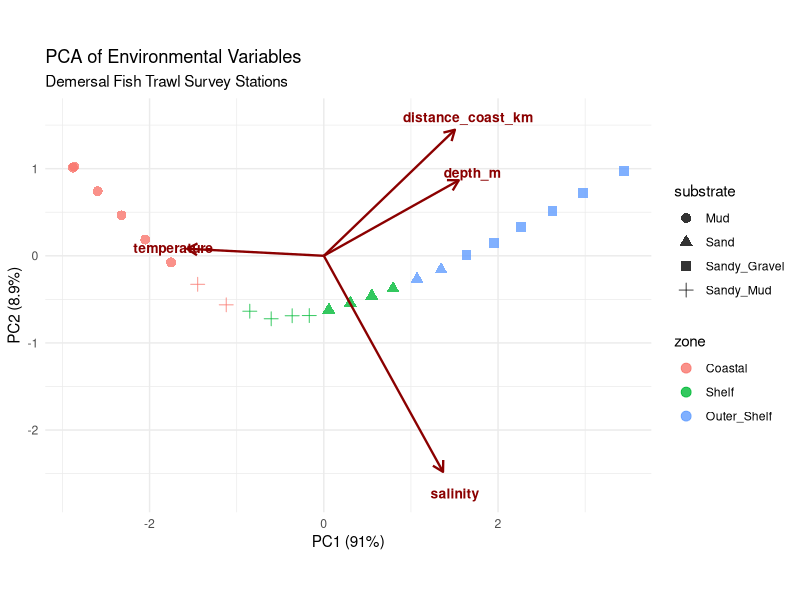
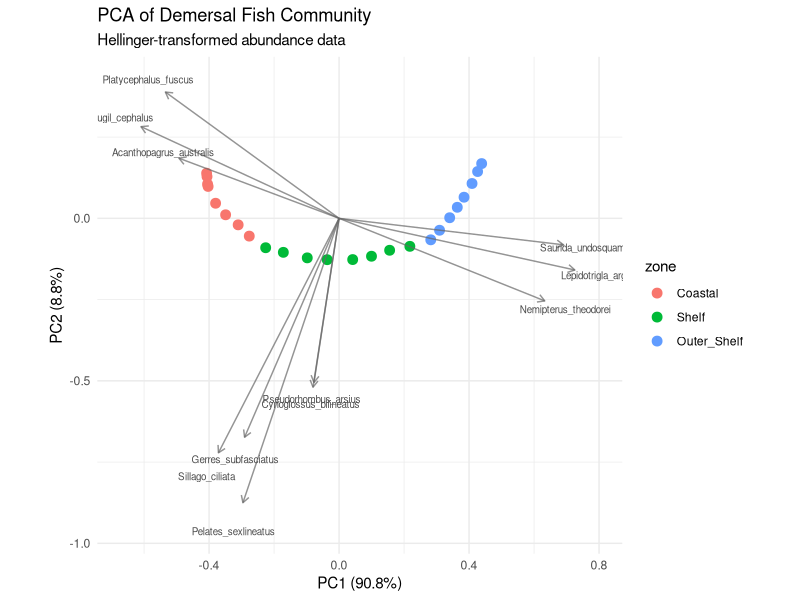
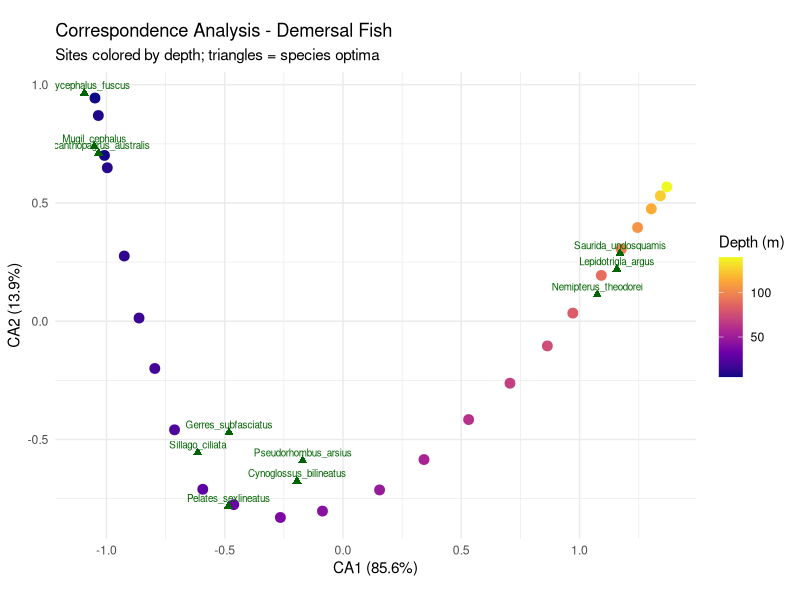
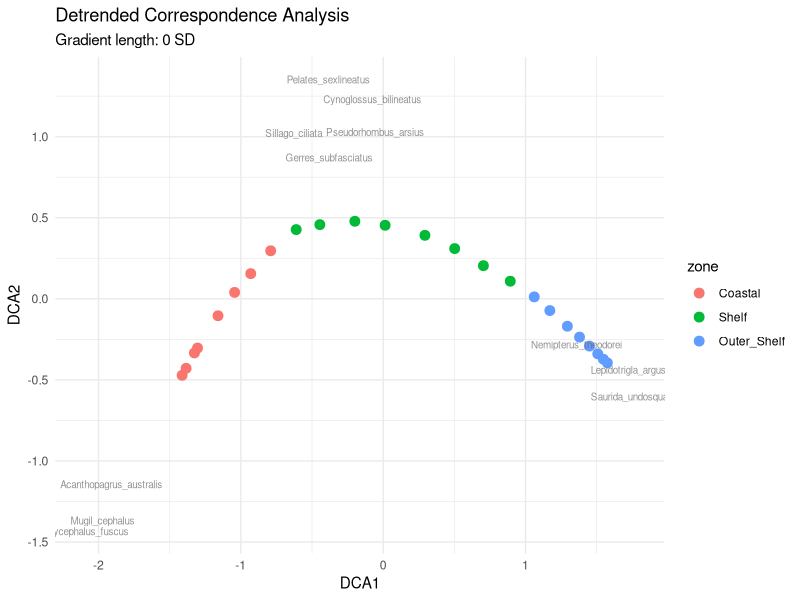
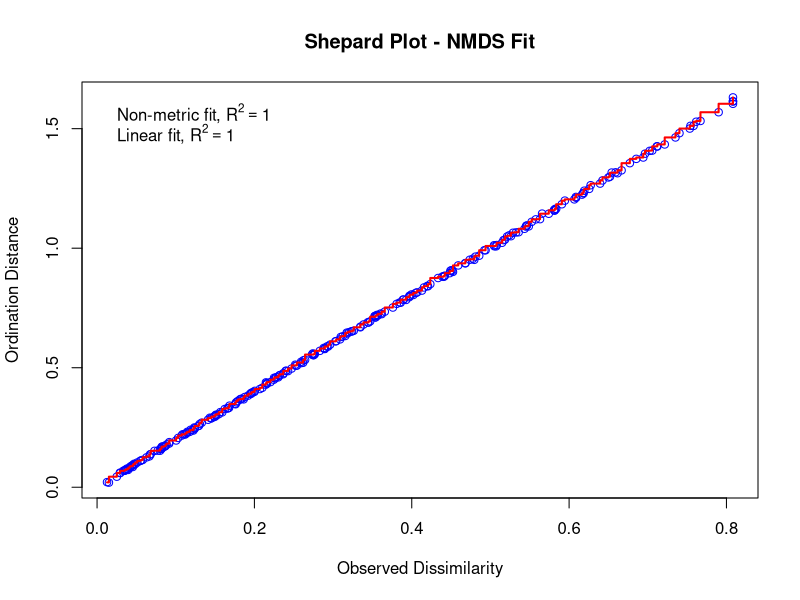
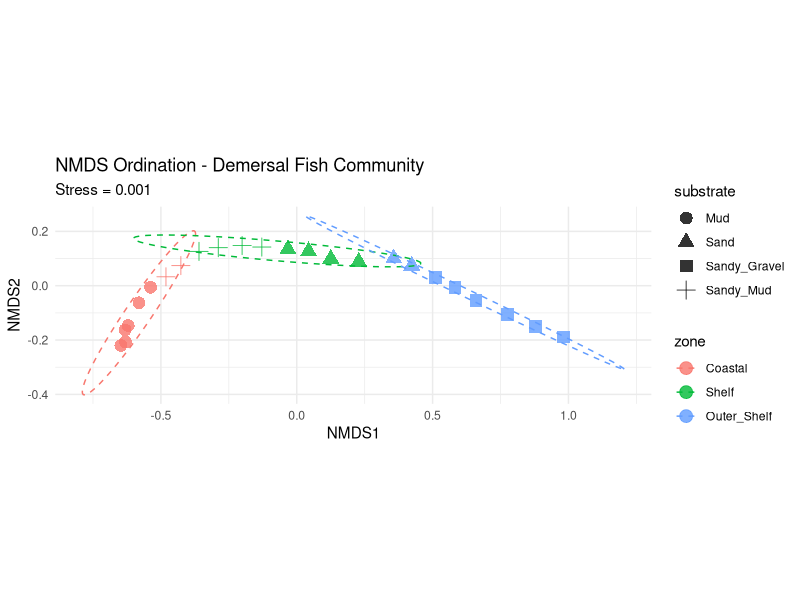
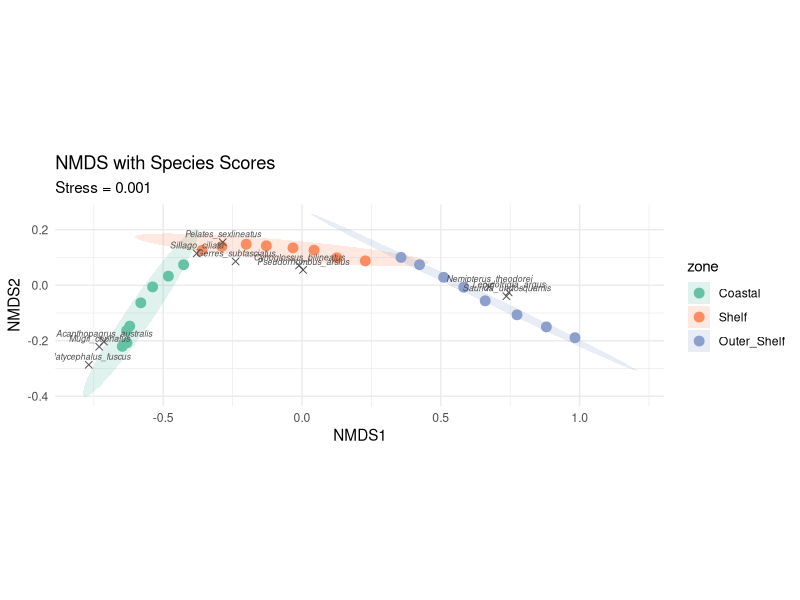
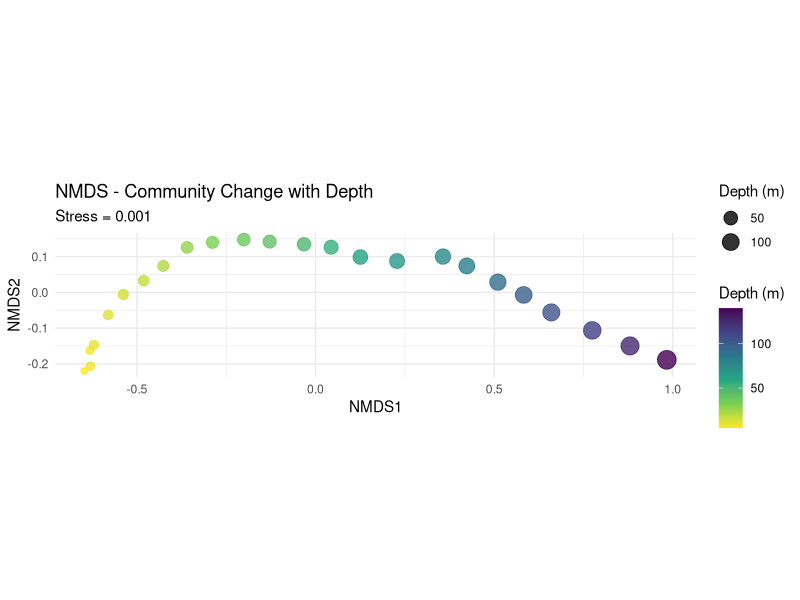

Reproduce these figures in R, in order.
# ============================================
# INDIRECT (UNCONSTRAINED) ORDINATION METHODS
# Comprehensive Guide for Marine Ecology
# ============================================

# Indirect ordination extracts major patterns of variation from
# species/community data WITHOUT using environmental variables
# as constraints. Environmental interpretation comes AFTER ordination.

# -----------------------------------------
# REQUIRED PACKAGES
# -----------------------------------------

# install.packages(c("vegan", "ggplot2", "ggrepel", "ade4", "factoextra"))

library(vegan)
library(ggplot2)
library(MASS)

# -----------------------------------------
# SAMPLE DATASETS
# -----------------------------------------

# Dataset 1: Demersal Fish Trawl Survey
# Fish abundance from 24 stations along a coastal gradient

set.seed(123)

demersal_fish <- data.frame(
  # Coastal/estuarine species (prefer shallow, low salinity)
  Platycephalus_fuscus = c(45, 52, 48, 55, 40, 35, 30, 25, 15, 12, 8, 5,
                            3, 2, 1, 0, 0, 0, 0, 0, 0, 0, 0, 0),
  Acanthopagrus_australis = c(38, 42, 45, 40, 35, 32, 28, 22, 18, 15, 10, 8,
                               5, 3, 2, 1, 0, 0, 0, 0, 0, 0, 0, 0),
  Mugil_cephalus = c(60, 65, 58, 62, 55, 48, 42, 35, 28, 22, 15, 10,
                      5, 3, 2, 1, 0, 0, 0, 0, 0, 0, 0, 0),

  # Transitional species (mid-range distribution)
  Sillago_ciliata = c(20, 25, 28, 30, 35, 40, 42, 45, 42, 38, 35, 30,
                       25, 20, 15, 12, 8, 5, 3, 2, 1, 0, 0, 0),
  Pelates_sexlineatus = c(15, 18, 22, 25, 30, 35, 38, 42, 45, 42, 38, 35,
                           30, 25, 20, 15, 10, 8, 5, 3, 2, 1, 0, 0),
  Gerres_subfasciatus = c(25, 28, 30, 32, 35, 38, 40, 42, 40, 38, 35, 32,
                           28, 25, 22, 18, 15, 12, 8, 5, 3, 2, 1, 0),

  # Offshore species (prefer deep, high salinity)
  Nemipterus_theodorei = c(0, 0, 0, 0, 1, 2, 3, 5, 8, 12, 18, 22,
                            28, 32, 38, 42, 45, 48, 50, 52, 55, 58, 60, 62),
  Saurida_undosquamis = c(0, 0, 0, 0, 0, 1, 2, 3, 5, 8, 12, 18,
                           25, 30, 35, 40, 45, 50, 55, 58, 62, 65, 68, 70),
  Lepidotrigla_argus = c(0, 0, 0, 0, 0, 0, 1, 2, 4, 8, 15, 20,
                          28, 35, 42, 48, 52, 55, 58, 60, 62, 65, 68, 72),

  # Ubiquitous species (found everywhere)
  Pseudorhombus_arsius = c(12, 15, 14, 16, 18, 20, 22, 25, 28, 30, 28, 25,
                            22, 20, 18, 16, 15, 14, 12, 10, 8, 6, 5, 4),
  Cynoglossus_bilineatus = c(8, 10, 12, 14, 16, 18, 20, 22, 24, 25, 24, 22,
                              20, 18, 16, 14, 12, 10, 8, 7, 6, 5, 4, 3)
)

rownames(demersal_fish) <- paste0("Stn_", sprintf("%02d", 1:24))

# Environmental data
fish_env <- data.frame(
  station = paste0("Stn_", sprintf("%02d", 1:24)),
  depth_m = c(5, 8, 6, 10, 12, 15, 18, 22, 28, 32, 38, 42,
              48, 55, 62, 68, 75, 82, 90, 98, 105, 115, 125, 140),
  salinity = c(28, 29, 28, 30, 31, 32, 33, 34, 34.5, 35, 35.2, 35.4,
               35.5, 35.6, 35.7, 35.8, 35.9, 36, 36, 36.1, 36.1, 36.2, 36.2, 36.3),
  temperature = c(24, 23.5, 24, 23, 22.5, 22, 21.5, 21, 20.5, 20, 19.5, 19,
                  18.5, 18, 17.5, 17, 16.5, 16, 15.5, 15, 14.5, 14, 13.5, 13),
  distance_coast_km = c(2, 3, 2.5, 4, 5, 7, 10, 14, 18, 22, 28, 32,
                        38, 45, 52, 60, 70, 80, 92, 105, 120, 135, 150, 170),
  substrate = factor(c(rep("Mud", 6), rep("Sandy_Mud", 6),
                       rep("Sand", 6), rep("Sandy_Gravel", 6))),
  zone = factor(c(rep("Coastal", 8), rep("Shelf", 8), rep("Outer_Shelf", 8)),
                levels = c("Coastal", "Shelf", "Outer_Shelf"))
)

# Dataset 2: Zooplankton community
zooplankton <- data.frame(
  Acartia_sp = c(850, 920, 780, 650, 420, 280, 150, 80, 40, 20),
  Oithona_sp = c(620, 680, 590, 520, 450, 380, 320, 280, 240, 200),
  Paracalanus_sp = c(180, 220, 280, 350, 420, 480, 520, 480, 420, 350),
  Temora_sp = c(45, 60, 85, 120, 180, 250, 320, 380, 420, 450),
  Centropages_sp = c(20, 35, 55, 80, 120, 180, 240, 320, 380, 420),
  Calanus_sp = c(5, 10, 20, 40, 80, 150, 280, 420, 550, 680),
  Euchaeta_sp = c(2, 5, 10, 25, 50, 100, 180, 280, 400, 520)
)
rownames(zooplankton) <- paste0("Sample_", 1:10)

zoo_env <- data.frame(
  sample = paste0("Sample_", 1:10),
  distance_offshore_km = seq(5, 50, by = 5),
  chlorophyll_a = c(8.5, 7.2, 5.8, 4.5, 3.2, 2.5, 1.8, 1.2, 0.8, 0.5),
  water_mass = factor(c(rep("Coastal", 3), rep("Mixed", 4), rep("Oceanic", 3)))
)

# =========================================
# PART 1: UNDERSTANDING ORDINATION
# =========================================

cat("
=========================================
WHAT IS ORDINATION?
=========================================

Ordination arranges samples along axes that represent the main
gradients of variation in your data. Think of it as finding
the 'best view' of your multidimensional data in 2D or 3D.

TWO MAIN CATEGORIES:

1. INDIRECT (Unconstrained) Ordination
   - Finds patterns in species data FIRST
   - Environmental interpretation comes AFTER
   - Methods: PCA, CA, DCA, NMDS, PCoA

2. DIRECT (Constrained) Ordination
   - Species patterns are CONSTRAINED by environmental variables
   - Tests species-environment relationships directly
   - Methods: RDA, CCA, db-RDA, CAP

CHOOSING A METHOD - Key Questions:
1. Linear or unimodal species responses?
2. Raw data or distance matrix?
3. Do you have environmental predictors?
=========================================
")

# =========================================
# PART 2: PCA - Principal Component Analysis
# =========================================

cat("
=========================================
PCA - PRINCIPAL COMPONENT ANALYSIS
=========================================

WHEN TO USE:
- Environmental data (continuous variables)
- Community data with SHORT gradients (< 2 SD)
- When species responses are approximately LINEAR

ASSUMPTIONS:
- Linear relationships between variables
- Data should be standardized if units differ

NOT SUITABLE FOR:
- Long ecological gradients (species turnover)
- Many zeros in the data (use CA/NMDS instead)
=========================================
")

# -----------------------------------------
# PCA on Environmental Data
# -----------------------------------------

# Select numeric environmental variables
env_numeric <- fish_env[, c("depth_m", "salinity", "temperature", "distance_coast_km")]

# Standardize the data (important when units differ)
env_scaled <- scale(env_numeric)

# Perform PCA
pca_env <- prcomp(env_scaled, center = TRUE, scale. = TRUE)

# Summary of PCA results
summary(pca_env)

# Eigenvalues and variance explained
eigenvalues <- pca_env$sdev^2
var_explained <- eigenvalues / sum(eigenvalues) * 100
cumulative_var <- cumsum(var_explained)

pca_summary <- data.frame(
  PC = paste0("PC", 1:length(eigenvalues)),
  Eigenvalue = round(eigenvalues, 3),
  Variance_Pct = round(var_explained, 2),
  Cumulative_Pct = round(cumulative_var, 2)
)
print(pca_summary)

# Loadings (variable contributions)
print("PCA Loadings (Variable Contributions):")
print(round(pca_env$rotation, 3))

# -----------------------------------------
# PCA Visualization with ggplot2
# -----------------------------------------

# Extract scores
pca_scores <- as.data.frame(pca_env$x)
pca_scores$station <- fish_env$station
pca_scores$zone <- fish_env$zone
pca_scores$substrate <- fish_env$substrate

# Extract loadings for arrows
pca_loadings <- as.data.frame(pca_env$rotation)
pca_loadings$variable <- rownames(pca_loadings)

# Scale loadings for visualization
arrow_scale <- 3

# Create PCA biplot
pca_plot <- ggplot() +
  # Add points (samples)
  geom_point(data = pca_scores,
             aes(x = PC1, y = PC2, color = zone, shape = substrate),
             size = 3, alpha = 0.8) +
  # Add loading arrows
  geom_segment(data = pca_loadings,
               aes(x = 0, y = 0, xend = PC1 * arrow_scale, yend = PC2 * arrow_scale),
               arrow = arrow(length = unit(0.3, "cm")),
               color = "darkred", linewidth = 0.8) +
  # Add variable labels
  geom_text(data = pca_loadings,
            aes(x = PC1 * arrow_scale * 1.1, y = PC2 * arrow_scale * 1.1, label = variable),
            color = "darkred", size = 3.5, fontface = "bold") +
  # Labels and theme
  labs(
    title = "PCA of Environmental Variables",
    subtitle = "Demersal Fish Trawl Survey Stations",
    x = paste0("PC1 (", round(var_explained[1], 1), "%)"),
    y = paste0("PC2 (", round(var_explained[2], 1), "%)")
  ) +
  theme_minimal() +
  coord_fixed() +
  theme(legend.position = "right")

print(pca_plot)

# -----------------------------------------
# PCA on Community Data (Hellinger-transformed)
# -----------------------------------------

# For community data, use Hellinger transformation
fish_hell <- decostand(demersal_fish, method = "hellinger")

# PCA using vegan's rda() function (no constraints = PCA)
pca_fish <- rda(fish_hell)

# Summary
summary(pca_fish, display = NULL)

# Extract proportion explained
pca_fish_eig <- pca_fish$CA$eig
pca_fish_var <- pca_fish_eig / sum(pca_fish_eig) * 100

# Extract scores
site_scores_pca <- as.data.frame(scores(pca_fish, display = "sites", scaling = 1))
species_scores_pca <- as.data.frame(scores(pca_fish, display = "species", scaling = 1))

site_scores_pca$zone <- fish_env$zone
species_scores_pca$species <- rownames(species_scores_pca)

# PCA biplot for community data
pca_community_plot <- ggplot() +
  # Sites
  geom_point(data = site_scores_pca,
             aes(x = PC1, y = PC2, color = zone),
             size = 3) +
  # Species arrows
  geom_segment(data = species_scores_pca,
               aes(x = 0, y = 0, xend = PC1, yend = PC2),
               arrow = arrow(length = unit(0.2, "cm")),
               color = "gray40", alpha = 0.7) +
  # Species labels
  geom_text(data = species_scores_pca,
            aes(x = PC1 * 1.1, y = PC2 * 1.1, label = species),
            size = 2.5, color = "gray30") +
  labs(
    title = "PCA of Demersal Fish Community",
    subtitle = "Hellinger-transformed abundance data",
    x = paste0("PC1 (", round(pca_fish_var[1], 1), "%)"),
    y = paste0("PC2 (", round(pca_fish_var[2], 1), "%)")
  ) +
  theme_minimal() +
  coord_fixed()

print(pca_community_plot)


# =========================================
# PART 3: CA - Correspondence Analysis
# =========================================

cat("
=========================================
CA - CORRESPONDENCE ANALYSIS
=========================================

WHEN TO USE:
- Count/abundance data
- Species with UNIMODAL responses along gradients
- When gradient length is LONG (> 2 SD)

KEY CONCEPT:
- Based on chi-square distances
- Species optima and tolerances can be visualized
- Sites and species on same scale (symmetric scaling)

ADVANTAGE OVER PCA:
- Better for species turnover (beta diversity)
- Handles zeros appropriately

LIMITATION:
- 'Arch effect' on long gradients (use DCA instead)
=========================================
")

# Perform CA
ca_result <- cca(demersal_fish)

# Summary
summary(ca_result, display = NULL)

# Eigenvalues
ca_eig <- ca_result$CA$eig
ca_var <- ca_eig / sum(ca_eig) * 100

print("CA Eigenvalues and Variance:")
print(data.frame(
  Axis = paste0("CA", 1:4),
  Eigenvalue = round(ca_eig[1:4], 4),
  Variance_Pct = round(ca_var[1:4], 2)
))

# Extract scores
ca_sites <- as.data.frame(scores(ca_result, display = "sites", scaling = "symmetric"))
ca_species <- as.data.frame(scores(ca_result, display = "species", scaling = "symmetric"))

ca_sites$zone <- fish_env$zone
ca_sites$depth <- fish_env$depth_m
ca_species$species <- rownames(ca_species)

# CA biplot
ca_plot <- ggplot() +
  # Sites colored by depth
  geom_point(data = ca_sites,
             aes(x = CA1, y = CA2, color = depth),
             size = 3) +
  scale_color_viridis_c(option = "plasma") +
  # Species points
  geom_point(data = ca_species,
             aes(x = CA1, y = CA2),
             shape = 17, size = 2, color = "darkgreen") +
  geom_text(data = ca_species,
            aes(x = CA1, y = CA2, label = species),
            size = 2.5, vjust = -0.5, color = "darkgreen") +
  labs(
    title = "Correspondence Analysis - Demersal Fish",
    subtitle = "Sites colored by depth; triangles = species optima",
    x = paste0("CA1 (", round(ca_var[1], 1), "%)"),
    y = paste0("CA2 (", round(ca_var[2], 1), "%)"),
    color = "Depth (m)"
  ) +
  theme_minimal() +
  coord_fixed()

print(ca_plot)


# =========================================
# PART 4: DCA - Detrended Correspondence Analysis
# =========================================

cat("
=========================================
DCA - DETRENDED CORRESPONDENCE ANALYSIS
=========================================

WHEN TO USE:
- Long ecological gradients
- When CA shows 'arch effect'
- To estimate gradient length (in SD units)

KEY FEATURES:
- Removes arch artifact from CA
- Axis units = standard deviations of species turnover
- Gradient length helps choose ordination method:
  * < 2 SD: Use linear methods (PCA, RDA)
  * > 4 SD: Use unimodal methods (CA, CCA)
  * 2-4 SD: Either can work

LIMITATIONS:
- Detrending can distort relationships
- NMDS often preferred for hypothesis testing
=========================================
")

# Perform DCA
dca_result <- decorana(demersal_fish)

# Print results (includes axis lengths)
print(dca_result)

# Axis lengths in SD units
cat("\nGradient lengths (SD units):\n")
cat("DCA1:", round(dca_result$rproj[1], 2), "SD\n")
cat("DCA2:", round(dca_result$rproj[2], 2), "SD\n")

# Interpretation:
# If DCA1 > 4 SD: Long gradient, use unimodal methods
# If DCA1 < 2 SD: Short gradient, linear methods OK

# Extract DCA scores
dca_sites <- as.data.frame(scores(dca_result, display = "sites"))
dca_species <- as.data.frame(scores(dca_result, display = "species"))

dca_sites$zone <- fish_env$zone
dca_species$species <- rownames(dca_species)

# DCA plot
dca_plot <- ggplot() +
  geom_point(data = dca_sites,
             aes(x = DCA1, y = DCA2, color = zone),
             size = 3) +
  geom_text(data = dca_species,
            aes(x = DCA1, y = DCA2, label = species),
            size = 2.5, alpha = 0.7, color = "gray40") +
  labs(
    title = "Detrended Correspondence Analysis",
    subtitle = paste0("Gradient length: ", round(dca_result$rproj[1], 2), " SD"),
    x = "DCA1",
    y = "DCA2"
  ) +
  theme_minimal()

print(dca_plot)


# =========================================
# PART 5: NMDS - Non-metric Multidimensional Scaling
# =========================================

cat("
=========================================
NMDS - NON-METRIC MULTIDIMENSIONAL SCALING
=========================================

WHEN TO USE:
- Most community ecology applications
- When you want flexibility in distance measure
- Non-linear relationships
- Hypothesis testing (with PERMANOVA)

KEY FEATURES:
- Preserves RANK ORDER of distances (not exact distances)
- Works with any dissimilarity measure
- No assumptions about species response curves
- Stress value indicates goodness of fit

STRESS INTERPRETATION:
- < 0.05: Excellent representation
- 0.05-0.10: Good
- 0.10-0.20: Acceptable (use with caution)
- > 0.20: Poor (consider more dimensions)

BEST PRACTICES:
- Always report stress value
- Run multiple times (different starting points)
- Use appropriate transformation/distance
=========================================
")

# -----------------------------------------
# NMDS Analysis
# -----------------------------------------

# Run NMDS with Bray-Curtis dissimilarity
set.seed(123)
nmds_result <- metaMDS(demersal_fish,
                        distance = "bray",
                        k = 2,              # 2 dimensions
                        trymax = 100,       # Maximum random starts
                        autotransform = TRUE,
                        trace = FALSE)

# Check results
print(nmds_result)
cat("\nStress value:", round(nmds_result$stress, 4), "\n")

# Shepard plot - check fit
stressplot(nmds_result, main = "Shepard Plot - NMDS Fit")

# -----------------------------------------
# NMDS Visualization with ggplot2
# -----------------------------------------

# Extract scores
nmds_sites <- as.data.frame(scores(nmds_result, display = "sites"))
nmds_species <- as.data.frame(scores(nmds_result, display = "species"))

nmds_sites$zone <- fish_env$zone
nmds_sites$depth <- fish_env$depth_m
nmds_sites$substrate <- fish_env$substrate
nmds_species$species <- rownames(nmds_species)

# Basic NMDS plot with zones
nmds_plot_basic <- ggplot(nmds_sites, aes(x = NMDS1, y = NMDS2)) +
  geom_point(aes(color = zone, shape = substrate), size = 4, alpha = 0.8) +
  stat_ellipse(aes(color = zone), level = 0.95, linetype = 2) +
  labs(
    title = "NMDS Ordination - Demersal Fish Community",
    subtitle = paste("Stress =", round(nmds_result$stress, 3)),
    x = "NMDS1",
    y = "NMDS2"
  ) +
  theme_minimal() +
  coord_fixed()

print(nmds_plot_basic)

# NMDS with species overlay
nmds_plot_species <- ggplot() +
  # Convex hulls for zones
  stat_ellipse(data = nmds_sites,
               aes(x = NMDS1, y = NMDS2, fill = zone),
               geom = "polygon", alpha = 0.2, level = 0.95) +
  # Site points
  geom_point(data = nmds_sites,
             aes(x = NMDS1, y = NMDS2, color = zone),
             size = 3) +
  # Species points
  geom_point(data = nmds_species,
             aes(x = NMDS1, y = NMDS2),
             shape = 4, size = 2, color = "gray30") +
  geom_text(data = nmds_species,
            aes(x = NMDS1, y = NMDS2, label = species),
            size = 2.2, vjust = -0.7, color = "gray30", fontface = "italic") +
  labs(
    title = "NMDS with Species Scores",
    subtitle = paste("Stress =", round(nmds_result$stress, 3)),
    x = "NMDS1",
    y = "NMDS2"
  ) +
  theme_minimal() +
  coord_fixed() +
  scale_fill_brewer(palette = "Set2") +
  scale_color_brewer(palette = "Set2")

print(nmds_plot_species)

# NMDS colored by continuous variable (depth)
nmds_plot_depth <- ggplot(nmds_sites, aes(x = NMDS1, y = NMDS2)) +
  geom_point(aes(color = depth, size = depth), alpha = 0.8) +
  scale_color_viridis_c(option = "viridis", direction = -1) +
  scale_size_continuous(range = c(2, 6)) +
  labs(
    title = "NMDS - Community Change with Depth",
    subtitle = paste("Stress =", round(nmds_result$stress, 3)),
    x = "NMDS1",
    y = "NMDS2",
    color = "Depth (m)",
    size = "Depth (m)"
  ) +
  theme_minimal() +
  coord_fixed()

print(nmds_plot_depth)

# -----------------------------------------
# Fitting Environmental Vectors to NMDS
# -----------------------------------------

# Fit continuous environmental variables
env_fit <- envfit(nmds_result, fish_env[, c("depth_m", "salinity", "temperature",
                                             "distance_coast_km")],
                  permutations = 999)
print("Environmental Vector Fitting:")
print(env_fit)

# Extract vectors for plotting
env_vectors <- as.data.frame(scores(env_fit, display = "vectors"))
env_vectors$variable <- rownames(env_vectors)
env_vectors$pval <- env_fit$vectors$pvals
env_vectors$r2 <- env_fit$vectors$r

# Only plot significant vectors
env_vectors_sig <- env_vectors[env_vectors$pval < 0.05, ]

# NMDS with environmental vectors
arrow_mult <- 1.5  # Scaling factor for arrows

nmds_env_plot <- ggplot() +
  geom_point(data = nmds_sites,
             aes(x = NMDS1, y = NMDS2, color = zone),
             size = 3) +
  geom_segment(data = env_vectors_sig,
               aes(x = 0, y = 0, xend = NMDS1 * arrow_mult, yend = NMDS2 * arrow_mult),
               arrow = arrow(length = unit(0.3, "cm")),
               color = "red", linewidth = 1) +
  geom_text(data = env_vectors_sig,
            aes(x = NMDS1 * arrow_mult * 1.1, y = NMDS2 * arrow_mult * 1.1,
                label = paste0(variable, "\n(R²=", round(r2, 2), ")")),
            color = "red", size = 3) +
  labs(
    title = "NMDS with Environmental Vectors",
    subtitle = "Arrows show significant correlations (p < 0.05)",
    x = "NMDS1",
    y = "NMDS2"
  ) +
  theme_minimal() +
  coord_fixed()

print(nmds_env_plot)

# Fit categorical variables
factor_fit <- envfit(nmds_result, fish_env[, c("substrate", "zone")],
                     permutations = 999)
print("Factor Fitting:")
print(factor_fit)


# =========================================
# PART 6: PCoA - Principal Coordinates Analysis
# =========================================

cat("
=========================================
PCoA - PRINCIPAL COORDINATES ANALYSIS
=========================================

ALSO KNOWN AS:
- Metric Multidimensional Scaling (MDS)
- Classical Scaling

WHEN TO USE:
- When you need eigenvalue-based ordination
- With any dissimilarity measure
- When you want explained variance for each axis

DIFFERENCE FROM NMDS:
- PCoA preserves actual distances (metric)
- NMDS preserves rank order (non-metric)
- PCoA provides eigenvalues/variance explained
- NMDS often better for community data

DIFFERENCE FROM PCA:
- PCA works on raw data (Euclidean)
- PCoA works on distance matrices
- PCoA can use any distance measure
=========================================
")

# Calculate Bray-Curtis dissimilarity
dist_bray <- vegdist(demersal_fish, method = "bray")

# Perform PCoA
pcoa_result <- cmdscale(dist_bray, k = 2, eig = TRUE)

# Variance explained
pcoa_eig <- pcoa_result$eig[pcoa_result$eig > 0]
pcoa_var <- pcoa_eig / sum(pcoa_eig) * 100

print("PCoA Variance Explained:")
print(data.frame(
  Axis = paste0("PCoA", 1:5),
  Eigenvalue = round(pcoa_eig[1:5], 4),
  Variance_Pct = round(pcoa_var[1:5], 2)
))

# Extract scores
pcoa_scores <- as.data.frame(pcoa_result$points)
colnames(pcoa_scores) <- c("PCoA1", "PCoA2")
pcoa_scores$zone <- fish_env$zone
pcoa_scores$depth <- fish_env$depth_m

# PCoA plot
pcoa_plot <- ggplot(pcoa_scores, aes(x = PCoA1, y = PCoA2)) +
  geom_point(aes(color = zone, size = depth), alpha = 0.8) +
  stat_ellipse(aes(color = zone), level = 0.95) +
  scale_size_continuous(range = c(2, 6)) +
  labs(
    title = "PCoA (Principal Coordinates Analysis)",
    subtitle = "Bray-Curtis dissimilarity",
    x = paste0("PCoA1 (", round(pcoa_var[1], 1), "%)"),
    y = paste0("PCoA2 (", round(pcoa_var[2], 1), "%)")
  ) +
  theme_minimal() +
  coord_fixed()

print(pcoa_plot)

# Using vegan's wcmdscale (weighted PCoA)
pcoa_vegan <- wcmdscale(dist_bray, k = 2, eig = TRUE)


# =========================================
# PART 7: COMPARING ORDINATION METHODS
# =========================================

cat("
=========================================
COMPARING ORDINATION METHODS
=========================================

METHOD COMPARISON:

| Method | Distance | Response | Variance | Best For |
|--------|----------|----------|----------|----------|
| PCA    | Euclidean| Linear   | Yes      | Env data, short gradients |
| CA     | Chi-sq   | Unimodal | Yes      | Count data, long gradients |
| DCA    | Chi-sq   | Unimodal | No       | Very long gradients |
| NMDS   | Any      | Any      | No       | Community data, hypothesis testing |
| PCoA   | Any      | Linear   | Yes      | Any data, need variance explained |

DECISION TREE:

1. Do you have environmental predictors?
   YES → Consider constrained methods (RDA, CCA)
   NO → Use unconstrained methods

2. What is your gradient length? (check DCA)
   Short (<2 SD) → PCA, RDA
   Long (>4 SD) → CA, CCA, NMDS
   Medium (2-4 SD) → Any method

3. Do you need explained variance?
   YES → PCA, CA, PCoA
   NO → NMDS (often best for communities)

4. What distance measure?
   Euclidean only → PCA
   Chi-square → CA, DCA
   Any (Bray-Curtis recommended) → NMDS, PCoA
=========================================
")

# -----------------------------------------
# Visual Comparison of Methods
# -----------------------------------------

# Create comparison data frame
comparison_df <- data.frame(
  Station = fish_env$station,
  Zone = fish_env$zone,
  Depth = fish_env$depth_m,

  # PCA scores
  PCA1 = site_scores_pca$PC1,
  PCA2 = site_scores_pca$PC2,

  # CA scores
  CA1 = ca_sites$CA1,
  CA2 = ca_sites$CA2,

  # DCA scores
  DCA1 = dca_sites$DCA1,
  DCA2 = dca_sites$DCA2,

  # NMDS scores
  NMDS1 = nmds_sites$NMDS1,
  NMDS2 = nmds_sites$NMDS2,

  # PCoA scores
  PCoA1 = pcoa_scores$PCoA1,
  PCoA2 = pcoa_scores$PCoA2
)

# Procrustes correlation between methods
procrustes_nmds_pcoa <- procrustes(nmds_result, pcoa_result$points)
print("Procrustes correlation NMDS vs PCoA:")
print(protest(nmds_result, pcoa_result$points, permutations = 999))

# Multi-panel comparison plot
library(gridExtra)

p1 <- ggplot(comparison_df, aes(x = PCA1, y = PCA2, color = Zone)) +
  geom_point(size = 2) + theme_minimal() + ggtitle("PCA") + coord_fixed()

p2 <- ggplot(comparison_df, aes(x = CA1, y = CA2, color = Zone)) +
  geom_point(size = 2) + theme_minimal() + ggtitle("CA") + coord_fixed()

p3 <- ggplot(comparison_df, aes(x = NMDS1, y = NMDS2, color = Zone)) +
  geom_point(size = 2) + theme_minimal() + ggtitle("NMDS") + coord_fixed()

p4 <- ggplot(comparison_df, aes(x = PCoA1, y = PCoA2, color = Zone)) +
  geom_point(size = 2) + theme_minimal() + ggtitle("PCoA") + coord_fixed()

# grid.arrange(p1, p2, p3, p4, ncol = 2)


# =========================================
# SUMMARY: INDIRECT ORDINATION REFERENCE
# =========================================

cat("
=========================================
QUICK REFERENCE - INDIRECT ORDINATION
=========================================

PCA (Principal Component Analysis)
- Function: prcomp() or rda() in vegan
- Distance: Euclidean (implicit)
- Use for: Environmental data, short gradients
- Output: Eigenvalues, loadings, scores

CA (Correspondence Analysis)
- Function: cca() in vegan (no constraints)
- Distance: Chi-square
- Use for: Count data, unimodal responses
- Watch for: Arch effect on long gradients

DCA (Detrended Correspondence Analysis)
- Function: decorana() in vegan
- Use for: Check gradient length, remove arch
- Key output: Axis lengths in SD units

NMDS (Non-metric MDS)
- Function: metaMDS() in vegan
- Distance: Any (Bray-Curtis common)
- Use for: Most community analyses
- Always report: Stress value

PCoA (Principal Coordinates Analysis)
- Function: cmdscale() or wcmdscale()
- Distance: Any
- Use for: When variance explained needed
=========================================
")

# ============================================
# End of Indirect Ordination Tutorial
# ============================================
